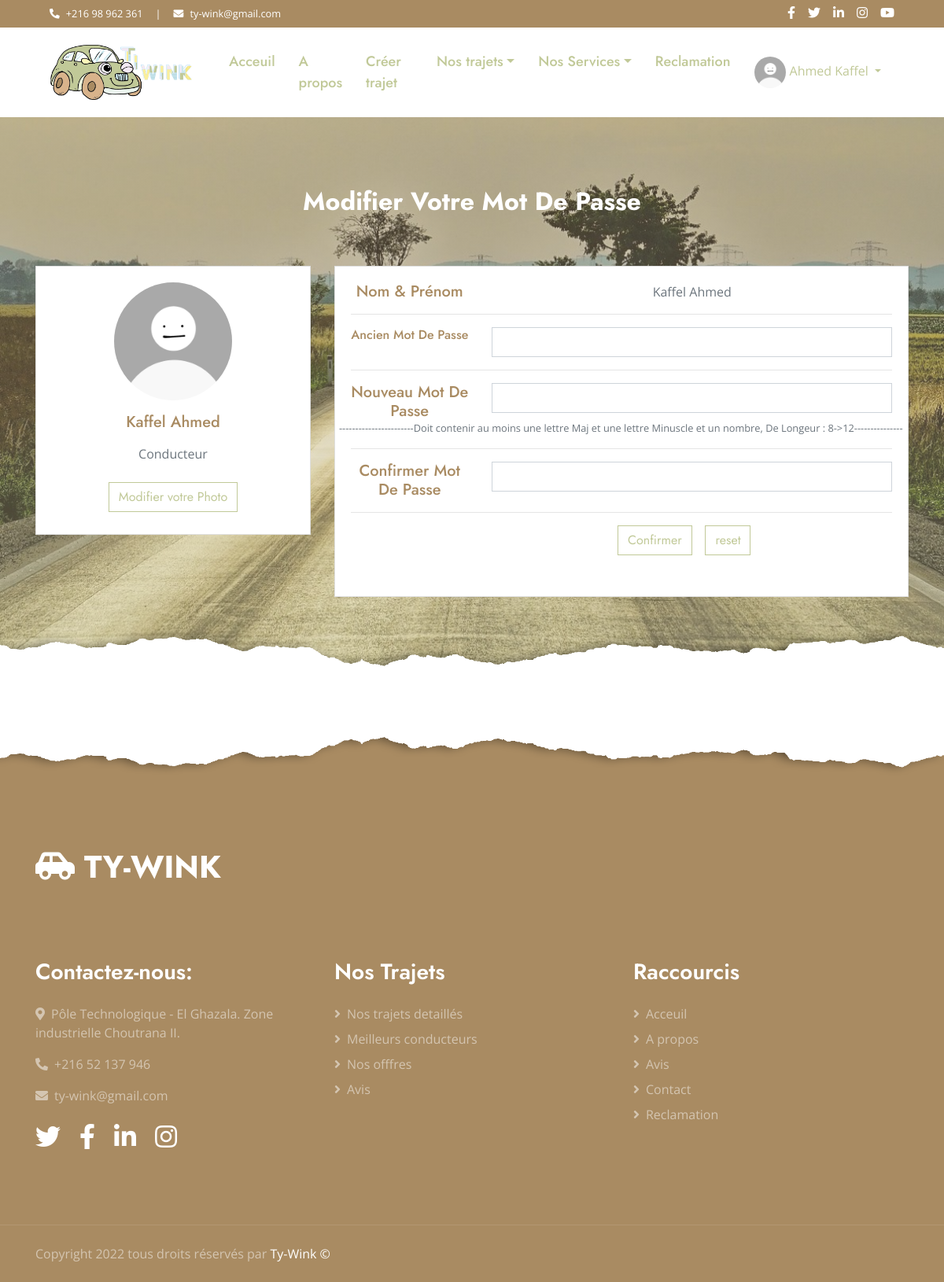
Page /view/modifiermdpclient.php (signed in) on the committed database.
### tables this page shows
CREATE TABLE `user` (
  `cin` int(11) NOT NULL,
  `nom` varchar(30) NOT NULL,
  `prenom` varchar(30) NOT NULL,
  `phone` int(11) NOT NULL,
  `dob` date NOT NULL,
  `sexe` int(11) NOT NULL,
  `email` varchar(40) NOT NULL,
  `mdp` varchar(32) NOT NULL,
  `nbpassager` int(11) DEFAULT NULL,
  `nbvoiture` int(11) DEFAULT NULL,
  `nbconduire` int(11) DEFAULT NULL,
  `pdp` int(11) NOT NULL,
  `service1` int(11) DEFAULT NULL,
  `service2` int(11) DEFAULT NULL,
  `service3` int(11) DEFAULT NULL,
  `tarif` int(11) DEFAULT NULL
);

### controller/userc.php (called while the page is built, shortened)
<?php
class userc
{
    public function listusers ()
    {
        $sql='SELECT * FROM user';
        $base= config::getConnexion();
        try
            {
                $liste = $base->query($sql);
                return $liste;
            }
      catch(PDOException $e)
           { die('erreur:' . $e->getMessage());}
    }
}
?>

### view/modifiermdpclient.php (the view, shortened to what this page needs)
<html>
<head>
    <link href="https://cdnjs.cloudflare.com/ajax/libs/font-awesome/5.10.0/css/all.min.css" rel="stylesheet">
    <link href="../lib/owlcarousel/assets/owl.carousel.min.css" rel="stylesheet">
    <link href="../css/style.css" rel="stylesheet">
</head>
<body>
    <div class="container-fluid bg-dark">
        <div class="row py-2 px-lg-5">
            <div class="col-lg-6 text-center text-lg-left mb-2 mb-lg-0">
                <div class="d-inline-flex align-items-center text-white">
                    <small><i class="fa fa-phone-alt mr-2"></i>+216 98 962 361</small>
                    <small class="px-3">|</small>
                    <small><i class="fa fa-envelope mr-2"></i>ty-wink@gmail.com</small>
                </div>
            </div>
            <div class="col-lg-6 text-center text-lg-right">
                <div class="d-inline-flex align-items-center">
                    <a class="text-white px-2" href="https://www.facebook.com/hayder.abdellaoui.9">
                        <i class="fab fa-facebook-f"></i>
                    </a>
                    <a class="text-white px-2" href="https://www.facebook.com/hayder.abdellaoui.9">
                        <i class="fab fa-twitter"></i>
                    </a>
                    <a class="text-white px-2" href="https://www.facebook.com/hayder.abdellaoui.9">
                        <i class="fab fa-linkedin-in"></i>
                    </a>
                    <a class="text-white px-2" href="https://www.facebook.com/hayder.abdellaoui.9">
                        <i class="fab fa-instagram"></i>
                    </a>
                    <a class="text-white pl-2" href="https://www.facebook.com/hayder.abdellaoui.9">
                        <i class="fab fa-youtube"></i>
                    </a>
                </div>
            </div>
        </div>
    </div>
<?php
include 'headerClient.php';
include '../controller/userc.php';
if($_SESSION!=null)
{
$userc= new userc();
$list = $userc->listusers();
foreach ($list as $user)
 { if ($user['cin']==$_SESSION["cin"])
    {
        if (($user['nbpassager']==null) && ($user['nbconduire']==null))
                                                $type='Client';
                                                else if (($user['nbpassager']!=null) && ($user['nbconduire']==null))
                                                $type='Passager';
                                                else if (($user['nbpassager']==null) && ($user['nbconduire']!=null))
                                                $type='Conducteur';
                                                else $type='Conducteur
                                                            Passager';
?>
<div class="jumbotron jumbotron-fluid position-relative overlay-bottom " style="margin-bottom: 80px;">
  <div class="container my-0 py-0 " >
    <div class="row " >
      <div class="container text-center my-0 py-0">
            <h2 class="text-white mt-4 mb-4"> Modifier Votre Mot De Passe <br><br></h2>
</div>
    </div>
    <div class="row">
      <div class="col-lg-4">
        <div class="card mb-4">
          <div class="card-body text-center">
            <img src="../img/avatar<?=$user['pdp'];?>.png" alt=""
              class="rounded-circle img-fluid" style="width: 150px;">
            <h5 class="my-3"><?= $user['nom'];?>  <?= $user['prenom'];?></h5>
            <p class="text-muted mb-4"><?= $type?></p>
            <div class="d-flex justify-content-center mb-2">
            <a href="modifierphoto.php"><button type="button" class="btn btn-outline-primary" value="update">Modifier votre Photo</button></a>
            </div>
          </div>
        </div>
      </div>
      <div class="col-lg-8">
        <div class="card mb-4">
      <div class="card-body">
          <form name="form" method="POST" action="updatedmdpclient.php" onsubmit="return validateform()">
            <div class="row">
              <div class="col-sm-3 text-center">
              <h5 class="my-0">Nom & Prénom</h5>
              </div>
              <div class="col-sm-9 text-center">
                <p class="text-muted mb-0"><?= $user['nom'];?>  <?= $user['prenom'];?></p>
              </div>
            </div>
            <hr>
            <div class="row">
              <div class="col-sm-3 text-center">
              <h6 class="my-0">Ancien Mot De Passe </h6>
              </div>
              <div class="col-sm-9 text-center">
              <input type="password" name="mdp" id="mdp" required class="form-control text-center"oncopy="return false" onpaste="return false" oncut="return false">
              </div>
            </div>
            <hr>
            <div class="row">
              <div class="col-sm-3 text-center">
              <h5 class="my-0">Nouveau Mot De Passe</h5>
              </div>
              <div class="col-sm-9 text-center">
              <input type="password" name="mdp1" id="mdp1" required class="form-control text-center" pattern="[a-zA-Z0-9]{8,12}$" oncopy="return false" onpaste="return false" oncut="return false">
              </div>
              <small class="text-muted mb-0">-----------------------Doit contenir au moins une lettre Maj et une lettre Minuscle et un nombre, De Longeur : 8->12---------------</small>
            </div>
            <hr>
            <div class="row">
              <div class="col-sm-3 text-center">
              <h5 class="my-0">Confirmer Mot De Passe</h5>
              </div>
              <div class="col-sm-9 text-center">
              <input type="password" name="mdp2" id="mdp2" required class="form-control text-center" pattern="[a-zA-Z0-9]{8,12}$" oncopy="return false" onpaste="return false" oncut="return false">
              </div>
            </div>
            <hr>
            <div class=" d-flex justify-content-center mb-2">
              <div class=" col-sm-9 text-center">
              <pre>                   <input  type="submit" value="Confirmer" class="btn btn-outline-primary ms-1">  <input type="reset" value="reset" class="btn btn-outline-primary"></div></pre>
              </div>
            </div>
          </div>
        </div>
    </div>
    </div>
  </div>
<?php
 }
}
include 'footerClient.php';
?>
</body>
</html>
<?php
}
?>

### rows in the picture
user: nom "Kaffel", prenom "Ahmed", type "Conducteur"

### other values in the picture
$_SESSION['prenom'] "Ahmed"
$_SESSION['nom'] "Kaffel"
